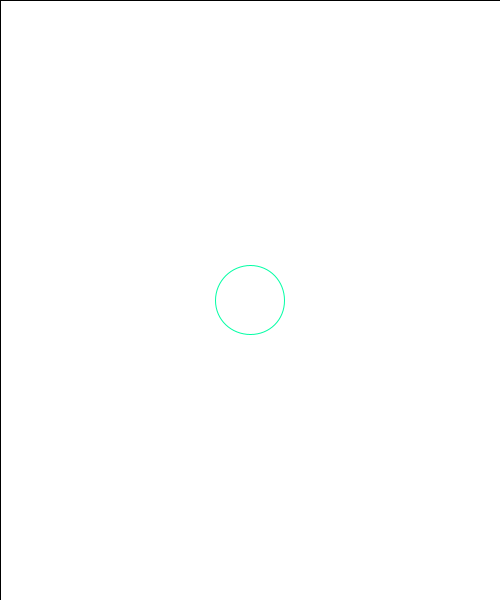
Frame 1 (no input)
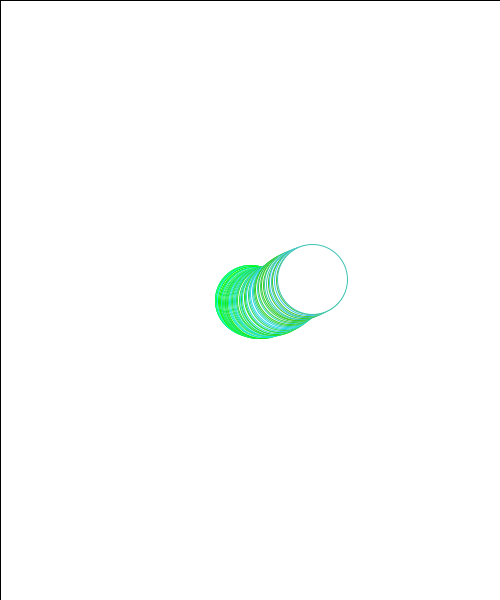
Frame 60 (the mouse pressed at the canvas centre just before this capture)
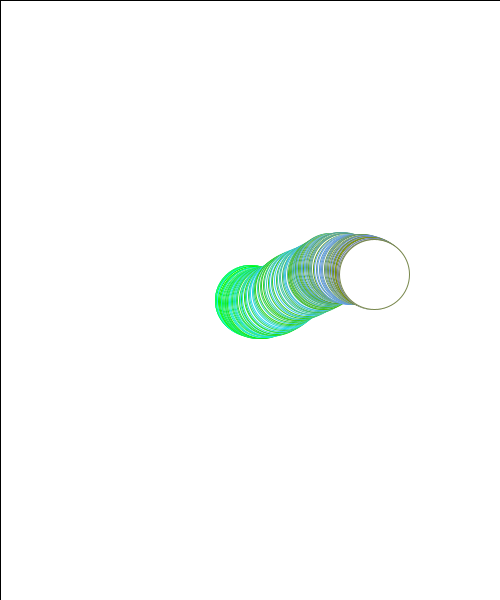
Frame 120 (the mouse held since frame 60 and released just before this capture)

The Processing sketch that drew these frames (run headless with seeded random() and noise(); from frame 60 on, the mouse is pressed at the canvas centre):

// Processing sketch: processing_61869
// ── processing_61869.pde

float x,y,vx,vy,m;
int count = 0;
float rat = .2;
void setup()
{
 size(500,600);
 background(255);
 rect(0,0,500,600);
 x=250;y=300;vx=0;vy=0;m=70;}
 void draw()
{
  count=(count+1)%255;
  vx*=.98;
  vy*=.98;
  m=abs(m);
  stroke(count,255-count,random(0,255));
  m+=random(-.01,.01);
  ellipse(x,y,m,m);
  x=(vx+x+500)%500;
  y=(vy+y+600)%600;
  switch(key)
  {case 'w':  vy-=rat; break;
   case 'a': vx-=rat; break;
   case 's': vy+=rat; break;
   case 'd': vx+=rat; break;
   case 'q': m+=.5; break;
   case 'z': m-=.5; break;
   default: break;}
   vx+=rat*(cos(4*3.141592653589*(noise(x,y)-.5)))*50/m;
   vy+=rat*(sin(4*3.141592653589*(noise(x,y)-.5)))*50/m;

   }
